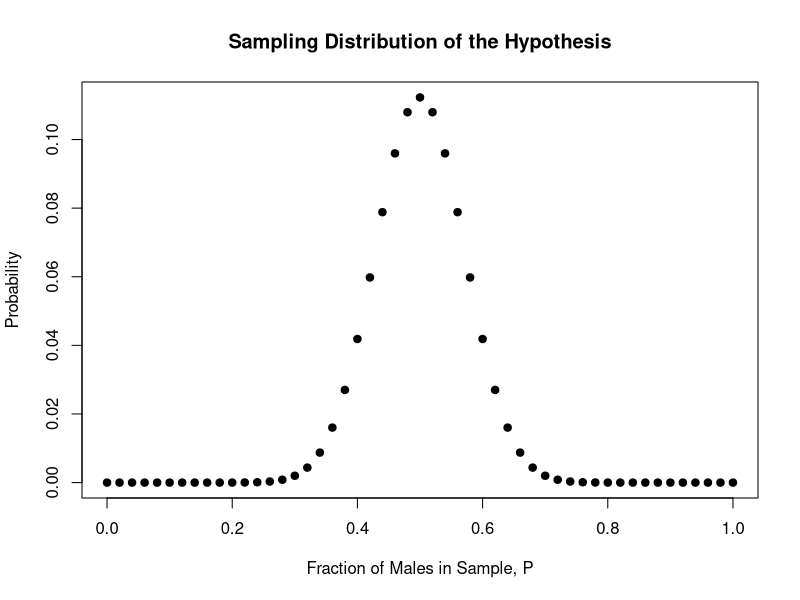
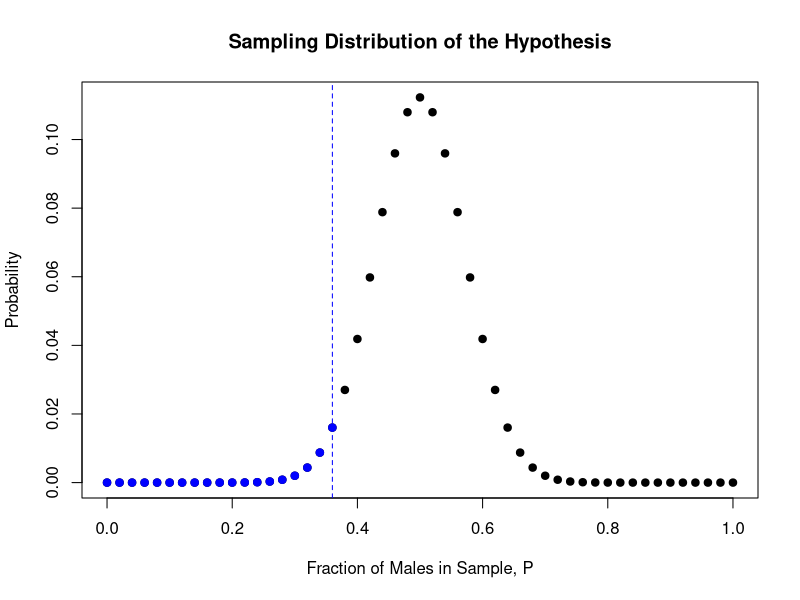
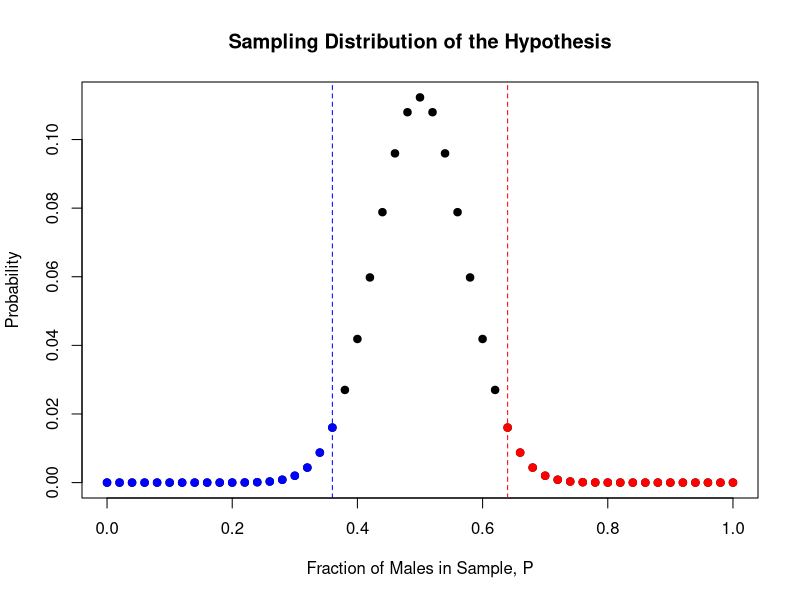
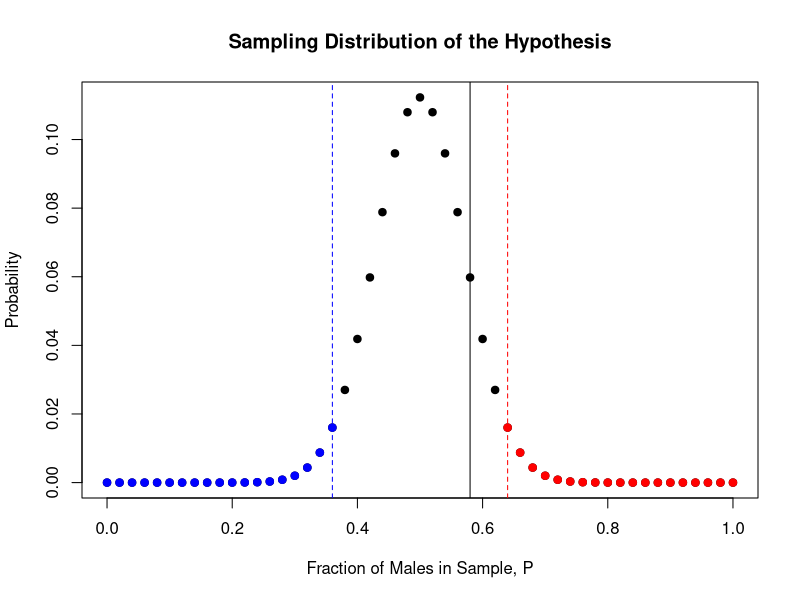
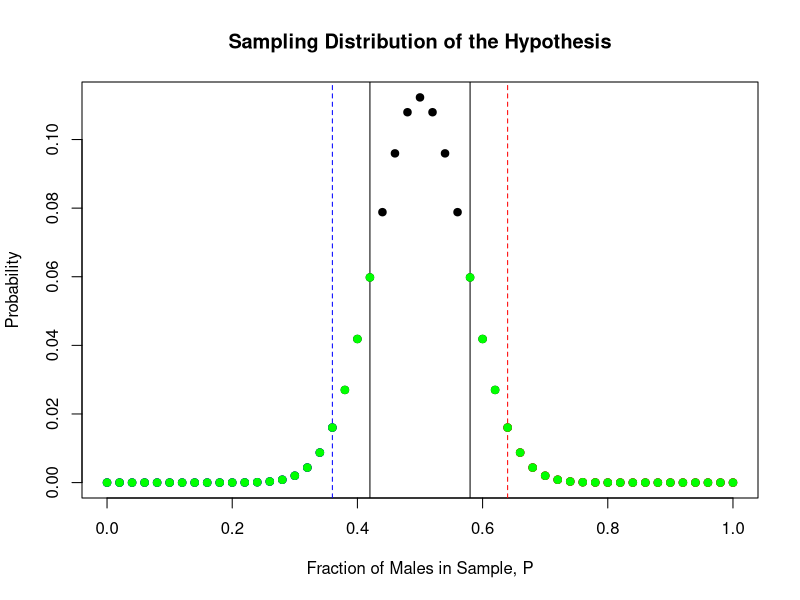

Here is the R script that generated these plots, in order:
## ---- chunk 1
knitr::opts_chunk$set(echo = TRUE)
## ---- chunk 2
n <- 50
p.null <- 0.5
num.males <- 0:n
null.dist <- dbinom(num.males, n, p.null)

plot(num.males/n, null.dist, pch = 19,
     xlab = 'Fraction of Males in Sample, P',
     ylab = 'Probability',
     main = 'Sampling Distribution of the Hypothesis')
## ---- chunk 3
n <- 50
p.null <- 0.5
num.males <- 0:n
null.dist <- dbinom(num.males, n, p.null)

plot(num.males/n, null.dist, pch = 19,
     xlab = 'Fraction of Males in Sample, P',
     ylab = 'Probability',
     main = 'Sampling Distribution of the Hypothesis')
alpha <- 0.05
l.crit <- qbinom(alpha/2, n, p.null)
rej <- num.males <= l.crit
points(num.males[rej]/n, null.dist[rej], pch = 19,
       col = 'blue')
abline(v = l.crit/n, lty = 2, col = 'blue')
## ---- chunk 4
plot(num.males/n, null.dist, pch = 19,
     xlab = 'Fraction of Males in Sample, P',
     ylab = 'Probability',
     main = 'Sampling Distribution of the Hypothesis')
alpha <- 0.05
l.crit <- qbinom(alpha/2, n, p.null)
l.rej <- num.males <= l.crit
points(num.males[l.rej]/n, null.dist[l.rej], pch = 19,
       col = 'blue')
abline(v = l.crit/n, lty = 2, col = 'blue')
u.crit <- qbinom(1-alpha/2, n, p.null)
u.rej <- num.males >= u.crit
points(num.males[u.rej]/n, null.dist[u.rej], pch = 19,
       col = 'red')
abline(v = u.crit/n, lty = 2, col = 'red')
## ---- chunk 5
plot(num.males/n, null.dist, pch = 19,
     xlab = 'Fraction of Males in Sample, P',
     ylab = 'Probability',
     main = 'Sampling Distribution of the Hypothesis')
alpha <- 0.05
l.crit <- qbinom(alpha/2, n, p.null)
l.rej <- num.males <= l.crit
points(num.males[l.rej]/n, null.dist[l.rej], pch = 19,
       col = 'blue')
abline(v = l.crit/n, lty = 2, col = 'blue')
u.crit <- qbinom(1-alpha/2, n, p.null)
u.rej <- num.males >= u.crit
points(num.males[u.rej]/n, null.dist[u.rej], pch = 19,
       col = 'red')
abline(v = u.crit/n, lty = 2, col = 'red')
m.hat <- 29
p.hat <- m.hat/n
abline(v = p.hat)
## ---- chunk 6
plot(num.males/n, null.dist, pch = 19,
     xlab = 'Fraction of Males in Sample, P',
     ylab = 'Probability',
     main = 'Sampling Distribution of the Hypothesis')
alpha <- 0.05
l.crit <- qbinom(alpha/2, n, p.null)
l.rej <- num.males <= l.crit
points(num.males[l.rej]/n, null.dist[l.rej], pch = 19,
       col = 'blue')
abline(v = l.crit/n, lty = 2, col = 'blue')
u.crit <- qbinom(1-alpha/2, n, p.null)
u.rej <- num.males >= u.crit
points(num.males[u.rej]/n, null.dist[u.rej], pch = 19,
       col = 'red')
abline(v = u.crit/n, lty = 2, col = 'red')
m.hat <- 29
p.hat <- m.hat/n
abline(v = p.hat)
abline(v = 2*p.null - p.hat)
p.reg <- num.males >= p.hat*n | num.males <= (2*p.null - p.hat)*n

points(num.males[p.reg]/n, null.dist[p.reg],
       pch = 19, col = 'green')

## ---- chunk 7
(p.value <- 1- pbinom(0.58*n, n, p.null) + 
  pbinom(0.42*n, n, p.null))
